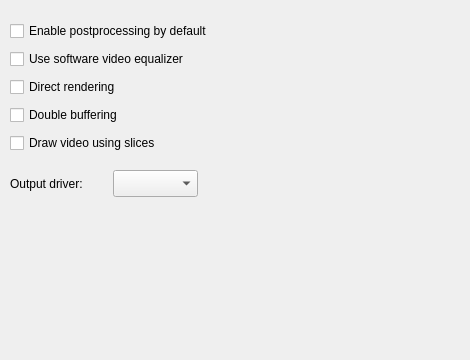
<?xml version="1.0" encoding="UTF-8"?>
<ui version="4.0">
 <class>PrefVideo</class>
 <widget class="QWidget" name="PrefVideo">
  <property name="geometry">
   <rect>
    <x>0</x>
    <y>0</y>
    <width>470</width>
    <height>360</height>
   </rect>
  </property>
  <property name="windowTitle">
   <string/>
  </property>
  <widget class="QCheckBox" name="postprocessing_check">
   <property name="geometry">
    <rect>
     <x>10</x>
     <y>20</y>
     <width>256</width>
     <height>22</height>
    </rect>
   </property>
   <property name="text">
    <string>Enable postprocessing by default</string>
   </property>
  </widget>
  <widget class="QCheckBox" name="use_slices_check">
   <property name="geometry">
    <rect>
     <x>10</x>
     <y>132</y>
     <width>448</width>
     <height>22</height>
    </rect>
   </property>
   <property name="text">
    <string>Draw video using slices</string>
   </property>
  </widget>
  <widget class="QCheckBox" name="direct_rendering_check">
   <property name="geometry">
    <rect>
     <x>10</x>
     <y>76</y>
     <width>448</width>
     <height>22</height>
    </rect>
   </property>
   <property name="text">
    <string>Direct rendering</string>
   </property>
  </widget>
  <widget class="QCheckBox" name="double_buffer_check">
   <property name="geometry">
    <rect>
     <x>10</x>
     <y>104</y>
     <width>448</width>
     <height>22</height>
    </rect>
   </property>
   <property name="text">
    <string>Double buffering</string>
   </property>
  </widget>
  <widget class="QCheckBox" name="eq2_check">
   <property name="geometry">
    <rect>
     <x>10</x>
     <y>48</y>
     <width>448</width>
     <height>22</height>
    </rect>
   </property>
   <property name="text">
    <string>Use software video equalizer</string>
   </property>
  </widget>
  <widget class="QComboBox" name="vo_combo">
   <property name="geometry">
    <rect>
     <x>113</x>
     <y>170</y>
     <width>85</width>
     <height>27</height>
    </rect>
   </property>
   <property name="sizePolicy">
    <sizepolicy hsizetype="Preferred" vsizetype="Fixed">
     <horstretch>0</horstretch>
     <verstretch>0</verstretch>
    </sizepolicy>
   </property>
   <property name="editable">
    <bool>false</bool>
   </property>
  </widget>
  <widget class="QLabel" name="vo_label">
   <property name="geometry">
    <rect>
     <x>10</x>
     <y>170</y>
     <width>97</width>
     <height>27</height>
    </rect>
   </property>
   <property name="text">
    <string>Output driver:</string>
   </property>
   <property name="wordWrap">
    <bool>false</bool>
   </property>
   <property name="buddy">
    <cstring>vo_combo</cstring>
   </property>
  </widget>
 </widget>
 <resources/>
 <connections/>
</ui>
